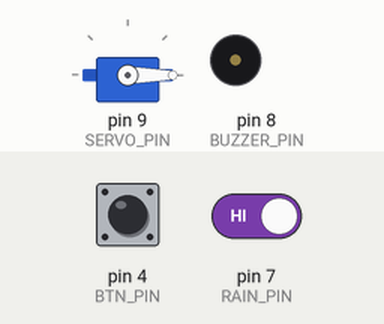
A sketch run on a simulated Arduino Uno, built with avr-gcc and run on an emulated ATmega328P. On the bench: servo, buzzer (waves = sounding). Inputs (shaded band) come from the test bench; at power-on: pin 4 (BTN_PIN) HIGH, pin 7 (RAIN_PIN) HIGH. What the sketch prints to the serial monitor is not drawn.

Above: at 3.8 s.
3.9 s: pin 4 (BTN_PIN) pulled LOW for 0.65 s
At 5.1 s:
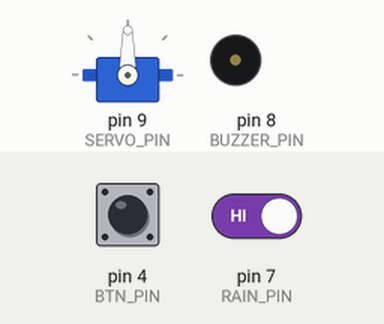
6.0 s: pin 4 (BTN_PIN) pulled LOW for 1 s
At 7.8 s:
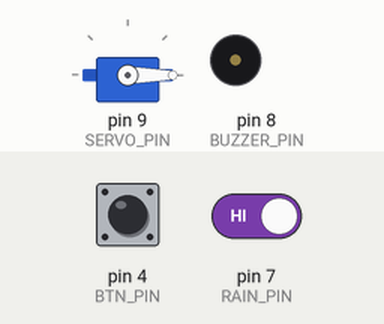
8.5 s: pin 7 (RAIN_PIN) driven LOW
At 9.7 s:
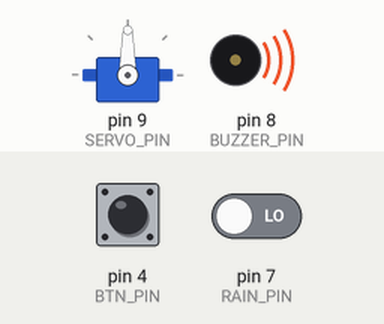
11.6 s: pin 7 (RAIN_PIN) driven HIGH
At 14.6 s:
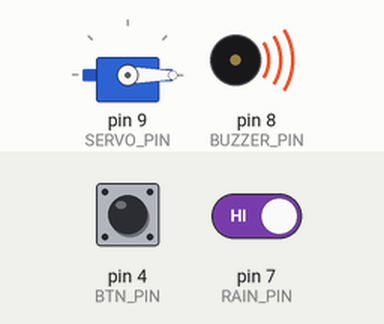
14.7 s: pin 4 (BTN_PIN) pulled LOW for 3.2 s
At 18.6 s:
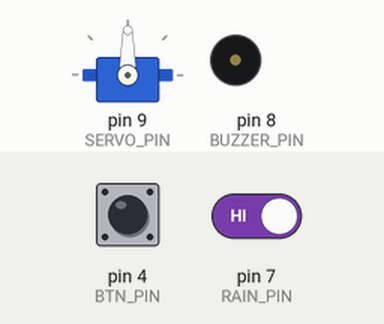
Timing chart, 0 to 20.1 s (numbered marks = the images above; inputs shaded):
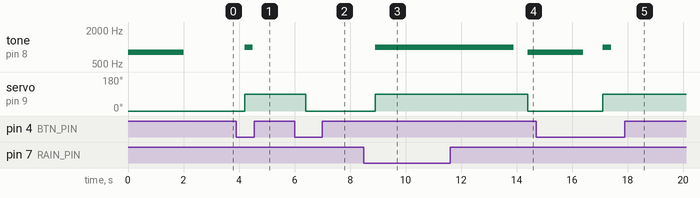

Measured:
- after the input at 3.9 s, tone on pin 8 (BUZZER_PIN): silent → 1000 Hz after 0.30 s, → silent 0.30 s later; servo on pin 9 (SERVO_PIN): 0° → 90° after 0.30 s
- after the input at 6.0 s, servo on pin 9 (SERVO_PIN): 90° → 0° after 0.40 s
- after the input at 8.5 s, tone on pin 8 (BUZZER_PIN): silent → 1000 Hz after 0.40 s; servo on pin 9 (SERVO_PIN): 0° → 90° after 0.40 s
- after the input at 11.6 s, servo on pin 9 (SERVO_PIN): 90° → 0° after 2.8 s
- after the input at 14.7 s, servo on pin 9 (SERVO_PIN): 0° → 90° after 2.4 s

The sketch:

Arduino_Code.ino
```cpp
#include <Servo.h>

const int RAIN_PIN   = 7;
const int SERVO_PIN  = 9;
const int BUZZER_PIN = 8;
const int BTN_PIN    = 4;

Servo coverServo;

bool manualMode = false;
bool lastBtnState = HIGH;
bool rainAlertPlayed = false;
bool dryAlertPlayed = false;

void setup() {
  pinMode(RAIN_PIN,   INPUT);
  pinMode(BUZZER_PIN, OUTPUT);
  pinMode(BTN_PIN,    INPUT_PULLUP);
  coverServo.attach(SERVO_PIN);
  coverServo.write(0);
  Serial.begin(9600);
}

void loop() {
  // ── Button check (manual override) ──
  bool btnState = digitalRead(BTN_PIN);
  if (btnState == LOW && lastBtnState == HIGH) {
    manualMode = !manualMode;
    delay(200);
    if (manualMode) {
      Serial.println("MANUAL MODE — roof closing");
      coverServo.write(90);
      tone(BUZZER_PIN, 1000, 300);
    } else {
      Serial.println("AUTO MODE — returning to sensor");
      coverServo.write(0);
    }
  }
  lastBtnState = btnState;

  // ── Auto mode (rain sensor) ──
  if (!manualMode) {
    int rain = digitalRead(RAIN_PIN);

    if (rain == LOW) {
      // Rain detected
      coverServo.write(90);
      Serial.println("Rain! Roof closing...");

      // Buzzer beeps for 5 seconds ONCE when rain starts
      if (!rainAlertPlayed) {
        tone(BUZZER_PIN, 1000);
        delay(5000);
        noTone(BUZZER_PIN);
        rainAlertPlayed = true;
        dryAlertPlayed = false;
      }

    } else {
      // No rain
      coverServo.write(0);
      Serial.println("Dry. Roof open.");

      // Buzzer beeps for 2 seconds ONCE when rain stops
      if (!dryAlertPlayed) {
        tone(BUZZER_PIN, 800);
        delay(2000);
        noTone(BUZZER_PIN);
        dryAlertPlayed = true;
        rainAlertPlayed = false;
      }
    }
  }

  delay(500);
}
```
